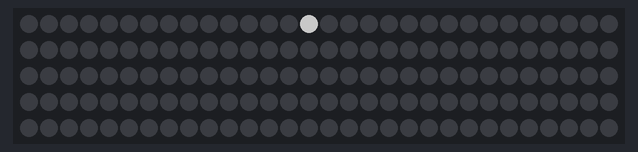
This sketch was run on a simulated Arduino Uno, built with avr-gcc and run on an emulated ATmega328P. Shown: 150 RGB LEDs in strip order, left to right, continuing on the next row. Dim RGB values are drawn brighter than linear; random numbers use the default seed unless the sketch sets one.

Above: at 0.16 s.
At 5.03 s:
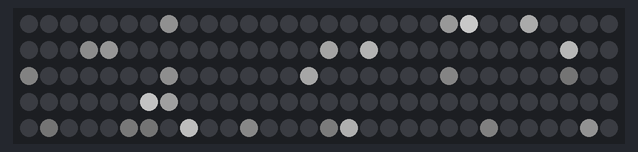
At 9.91 s:
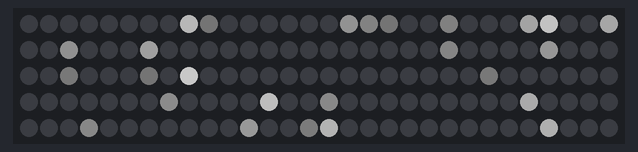
At 19.96 s:
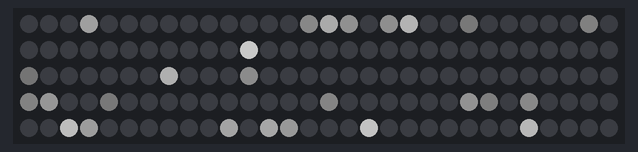
At 29.72 s:
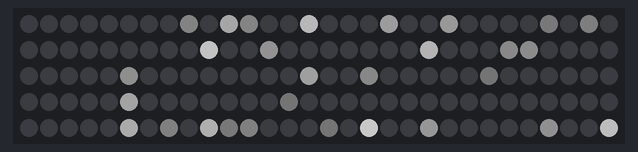
At 39.77 s:
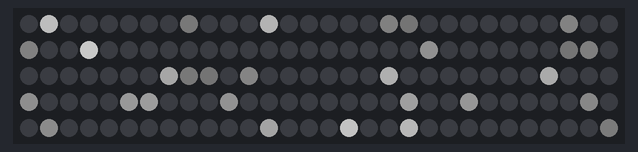

The sketch:

sketch_aug15c.ino
```cpp
#include <FastLED.h>

#define NUM_LEDS  150
#define LED_PIN   5

CRGB leds[NUM_LEDS];

uint8_t patternCounter = 0;
uint8_t paletteIndex = 0;


void setup() {
  FastLED.addLeds<WS2812B, LED_PIN, GRB>(leds, NUM_LEDS);
  FastLED.setBrightness(100);
  Serial.begin(57600);

}

void loop() {

  switch (patternCounter) {
    case 0:
      paletteSparkle();
      break;
    case 1:
      fire();
      break;
  }

  EVERY_N_SECONDS(30) {
    nextPattern();
  }

  FastLED.show();
}

void nextPattern() {
  patternCounter = (patternCounter + 1) % 1;          // Change the number after the % to the number of patterns you have
}


uint8_t gHue = 0; // rotating “base color” used by many of the patterns


//------- Put your patterns below -------//

void paletteSparkle()  {

  // random colored speckles that blink in and fade smoothly
  fadeToBlackBy( leds, NUM_LEDS, 30 );
  int pos = random16(NUM_LEDS);
  leds[pos] += CHSV( gHue + random8(14), 0, 255 );

}


void fire() {

  {
// FastLED’s built-in rainbow generator
fill_rainbow( leds, NUM_LEDS, gHue, 25);
}
}
```
